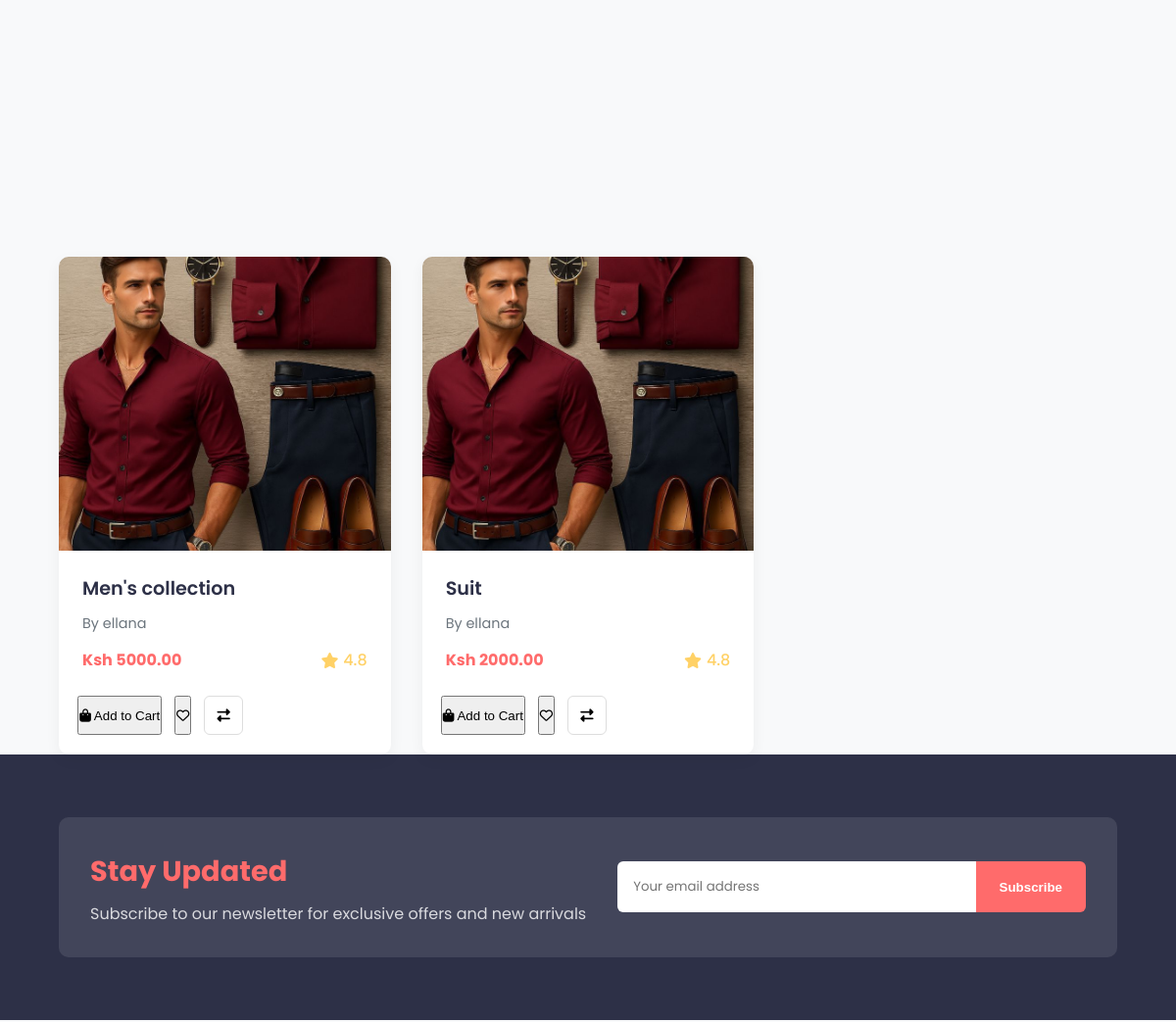
Before: / (middle part) with the older database file.
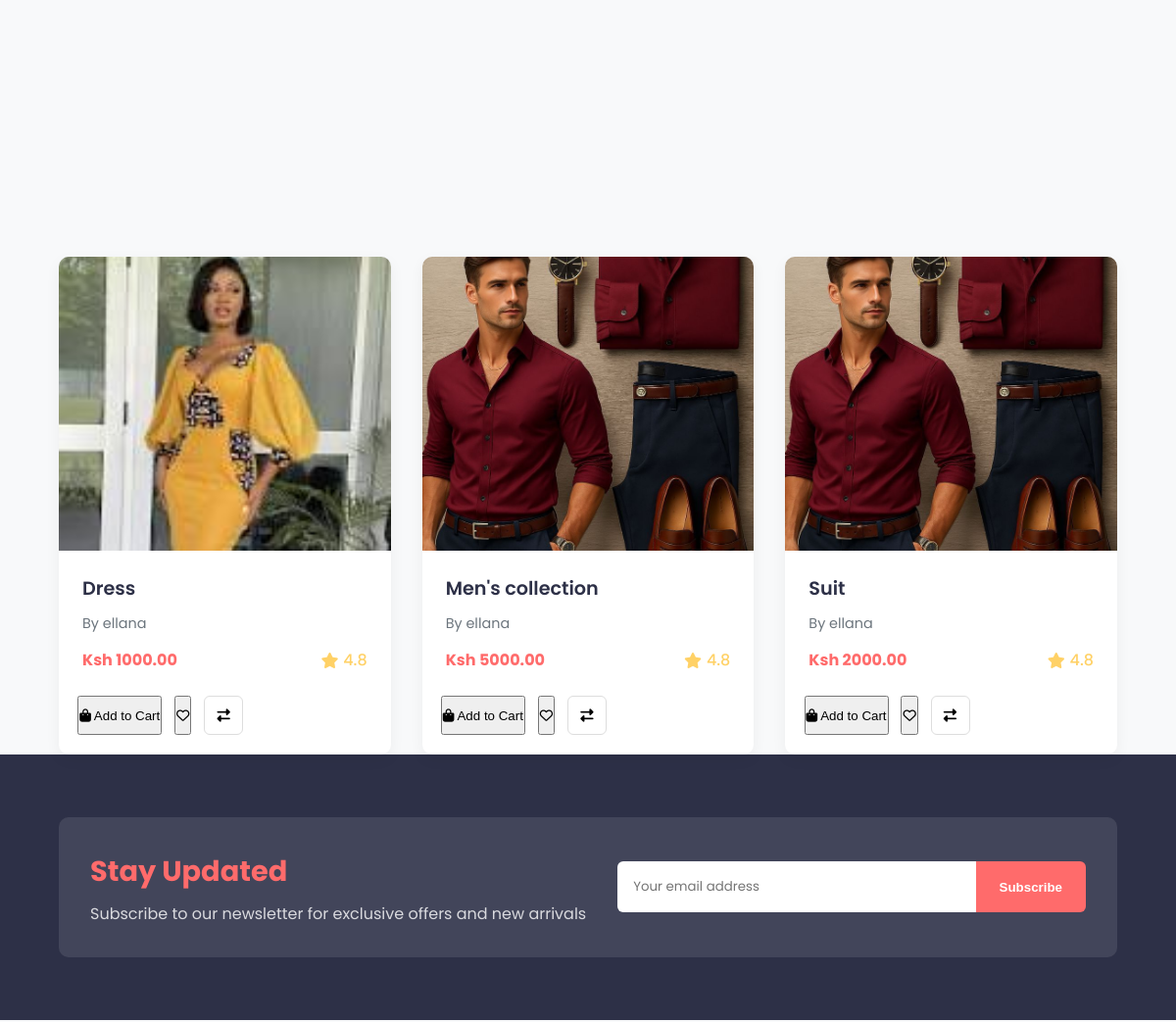
After: the same page with the newer database file.
### core/models.py (models this page shows, shortened)
class Outfit(models.Model):
    name = models.CharField(max_length=200)
    description = models.TextField(blank=True)
    price = models.DecimalField(max_digits=10, decimal_places=2, default=0)
    category = models.ForeignKey(Category, on_delete=models.SET_NULL, null=True, blank=True)
    designer = models.ForeignKey(Profile, on_delete=models.SET_NULL, null=True, related_name='outfits')
    created_at = models.DateTimeField(auto_now_add=True)
    updated_at = models.DateTimeField(auto_now=True)
    image = models.ImageField(upload_to='outfits/', null=True, blank=True)
    is_active = models.BooleanField(default=True)

class Profile(models.Model):
    user = models.OneToOneField(User, on_delete=models.CASCADE)
    bio = models.TextField(blank=True)
    phone = models.CharField(max_length=30, blank=True)
    is_seller = models.BooleanField(default=False)  # single seller flag
    profile_image = models.ImageField(upload_to='profiles/', null=True, blank=True)

### core/views.py (the view)
# urls.py: path('', views.OutfitListView.as_view(), name='outfit_list'),
class OutfitListView(ListView):
    model = Outfit
    template_name = 'core/outfit_list.html'
    context_object_name = 'outfits'
    def get_queryset(self):
        return Outfit.objects.filter(is_active=True).order_by('-created_at')

### core/templates/core/outfit_list.html (shortened to what this page needs)
{% extends 'core/base.html' %}
{% load static %}
{% block content %}
<section class="outfits-section" id="featured">
  <div class="container">
    <div class="section-header">
    </div>
    <div class="outfits-container view-grid">
      {% for outfit in outfits %}
      <div class="outfit-card" data-category="{{ outfit.category.slug }}" data-price="{{ outfit.price }}">
        <a href="{% url 'outfit_detail' outfit.pk %}" class="outfit-link">
          <div class="outfit-image-container">
            {% if outfit.images %}
            <img src="{{ outfit.image.url }}" alt="{{ outfit.name }}" class="outfit-image">
            {% else %}
            <img src="{% static 'images/placeholder.jpg' %}" alt="No image available" class="outfit-image">
            {% endif %}
          </div>
          <div class="outfit-info">
            <h3 class="outfit-name">{{ outfit.name }}</h3>
            <p class="outfit-designer">By {{ outfit.designer.user.username }}</p>
            <div class="outfit-meta">
              <div class="outfit-price">
                <span class="current-price">Ksh {{ outfit.price }}</span>
              </div>
              <div class="outfit-rating">
                <i class="fas fa-star"></i>
                <span>4.8</span>
              </div>
            </div>
          </div>
        </a>
        <div class="outfit-actions">
          <button class="add-to-cart-btn"  data-outfit-id="{{ outfit.id }}" >
            <i class="fas fa-shopping-bag"></i> Add to Cart
          </button>
          <button class="wishlist-btn" data-outfit-id="{{ outfit.id }}">
            <i class="far fa-heart"></i>
          </button>
          <button class="compare-btn" data-outfit-id="{{ outfit.id }}">
            <i class="fas fa-exchange-alt"></i>
          </button>
        </div>
      </div>
      {% endfor %}
    </div>
  </div>
</section>
<section class="newsletter-section">
  <div class="container">
    <div class="newsletter-box">
      <div class="newsletter-content">
        <h3>Stay Updated</h3>
        <p>Subscribe to our newsletter for exclusive offers and new arrivals</p>
      </div>
      <form class="newsletter-form">
        <input type="email" placeholder="Your email address" required>
        <button type="submit" class="subscribe-btn">Subscribe</button>
      </form>
    </div>
  </div>
</section>
{% endblock %}

Changed rows visible on the page:
added Outfit: image (picture), name "Dress", designer.user.username "ellana", price "1000.00"
